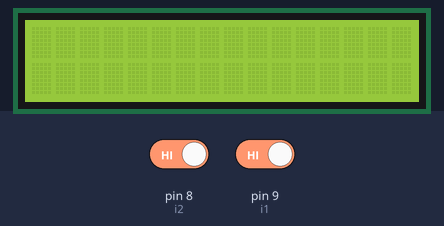
The sketch below on a simulated Arduino Uno, built with avr-gcc and run on an emulated ATmega328P. Shown: 16×2 character LCD. The inputs (shaded band) are chosen by the test bench; at power-on: pin 8 (i2) HIGH, pin 9 (i1) HIGH.

Above: at 1.2 s.
1.3 s: pin 8 (i2) driven LOW
At 2.8 s:
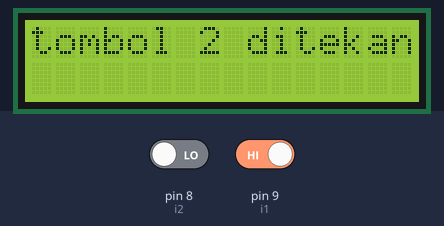
At 4.2 s:
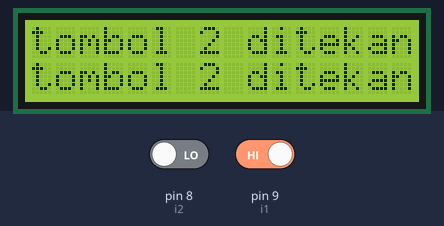
4.5 s: pin 9 (i1) driven LOW
At 5.8 s:
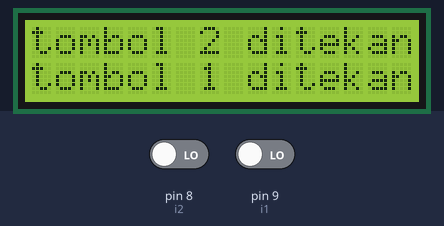
Timing chart, 0 to 7.5 s (numbered marks = the images above; inputs shaded):
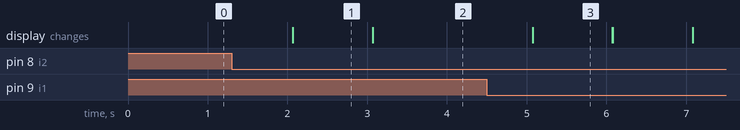

Measured:
- after the input at 1.3 s, the display: changes after 0.76 s (image 1)
- after the input at 4.5 s, the display: changes after 0.57 s (image 3)
- what the display in image 1 shows lasts 1.0 s, from 2.1 s to 3.1 s

The sketch:

2_LCD.ino
```cpp
#include <LiquidCrystal.h>
LiquidCrystal lcd(12, 11, 5, 4, 3, 2);
int i1=9;
int i2=8;
void setup()
{
lcd.begin(16, 2);
pinMode(i1,INPUT);
pinMode(i2,INPUT);
}
void loop()
{
if (digitalRead(i1)==LOW){
 {
  lcd.print("tombol 1 ditekan");
  lcd.setCursor(0, 1);
 }
}
delay(1000);
if (digitalRead(i2)==LOW){
  {
  lcd.print("tombol 2 ditekan");
  lcd.setCursor(0,2);
  }
 }
}
```
